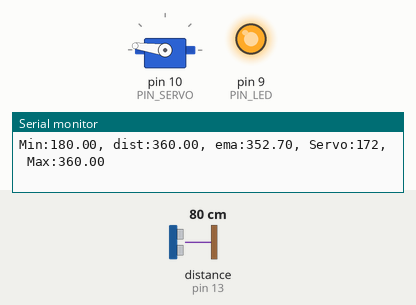
Bench run of a sketch on a simulated Arduino Uno, built with avr-gcc and run on an emulated ATmega328P. On the bench: servo, output pins drawn as LEDs (lit = HIGH), the last lines printed to the serial monitor. Wiring (inferred from the names in the program): ultrasonic range finder: trigger pin 12; echo pin 13. The inputs (shaded band) are chosen by the test bench; at power-on: distance to the obstacle (sensor on pin 13) 80 cm. The echo pulse lasts 58.3 µs per cm; pins used as bus, display or sensor lines are not drawn.

Above: at 1.2 s.
1.3 s: distance to the obstacle (sensor on pin 13) set to 35 cm
At 3.4 s:
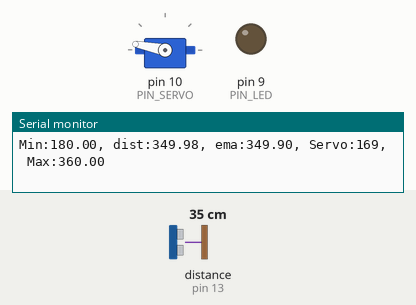
3.8 s: distance to the obstacle (sensor on pin 13) set to 2 cm
At 5.1 s:
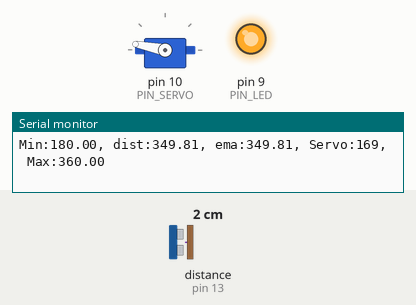
Timing chart, 0 to 6.8 s (numbered marks = the images above; inputs shaded):
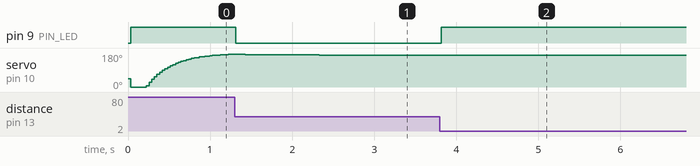

The sketch:

11_example_1_11p07.ino
```cpp
#include <Servo.h>

#define PIN_LED   9
#define PIN_TRIG  12
#define PIN_ECHO  13
#define PIN_SERVO 10

#define SND_VEL 346.0
#define INTERVAL 25
#define PULSE_DURATION 10
#define _DIST_MIN 180.0
#define _DIST_MAX 360.0

#define TIMEOUT ((INTERVAL / 2) * 1000.0)
#define SCALE (0.001 * 0.5 * SND_VEL)

#define _EMA_ALPHA 0.1

#define _TARGET_LOW  180.0
#define _TARGET_HIGH 360.0

#define _DUTY_MIN 1000
#define _DUTY_MAX 2000

float dist_ema, dist_prev = _DIST_MAX;
unsigned long last_sampling_time;
Servo myservo;

void setup() {
  pinMode(PIN_LED, OUTPUT);
  pinMode(PIN_TRIG, OUTPUT);
  pinMode(PIN_ECHO, INPUT);
  digitalWrite(PIN_TRIG, LOW);

  myservo.attach(PIN_SERVO);
  myservo.writeMicroseconds(_DUTY_MIN);

  Serial.begin(57600);
}

void loop() {
  float dist_raw;

  if (millis() < (last_sampling_time + INTERVAL))
    return;

  dist_raw = USS_measure(PIN_TRIG, PIN_ECHO);

  if (dist_raw == 0.0 || dist_raw > _DIST_MAX) {
    dist_raw = dist_prev;
    digitalWrite(PIN_LED, HIGH);
  } else if (dist_raw < _DIST_MIN) {
    dist_raw = dist_prev;
    digitalWrite(PIN_LED, HIGH);
  } else {
    dist_prev = dist_raw;
    digitalWrite(PIN_LED, LOW);
  }

  dist_ema = _EMA_ALPHA * dist_raw + (1 - _EMA_ALPHA) * dist_ema;

  int servo_position = 0;
  if (dist_ema <= _TARGET_LOW) {
    servo_position = 0;
  } else if (dist_ema >= _TARGET_HIGH) {
    servo_position = 180;
  } else {
    servo_position = map(dist_ema, _TARGET_LOW, _TARGET_HIGH, 0, 180);
  }
  myservo.write(servo_position);

  Serial.print("Min:");    Serial.print(_DIST_MIN);
  Serial.print(", dist:"); Serial.print(dist_raw);
  Serial.print(", ema:");  Serial.print(dist_ema);
  Serial.print(", Servo:"); Serial.print(servo_position);
  Serial.print(", Max:");  Serial.print(_DIST_MAX);
  Serial.println("");

  last_sampling_time = millis();
}

float USS_measure(int TRIG, int ECHO) {
  digitalWrite(TRIG, HIGH);
  delayMicroseconds(PULSE_DURATION);
  digitalWrite(TRIG, LOW);

  return pulseIn(ECHO, HIGH, TIMEOUT) * SCALE;
}
```

Measured:
- after the input at 1.3 s, pin 9 (PIN_LED): HIGH → LOW at once
- after the input at 3.8 s, pin 9 (PIN_LED): LOW → HIGH at once
